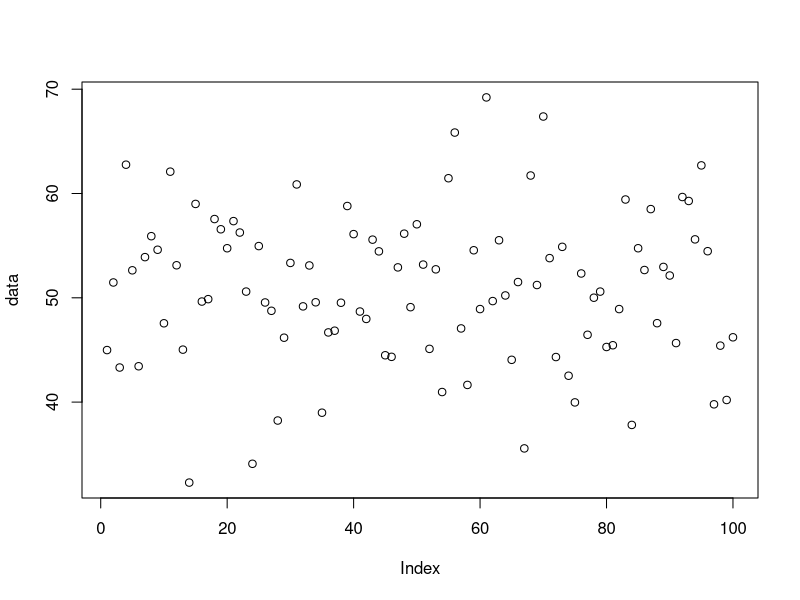
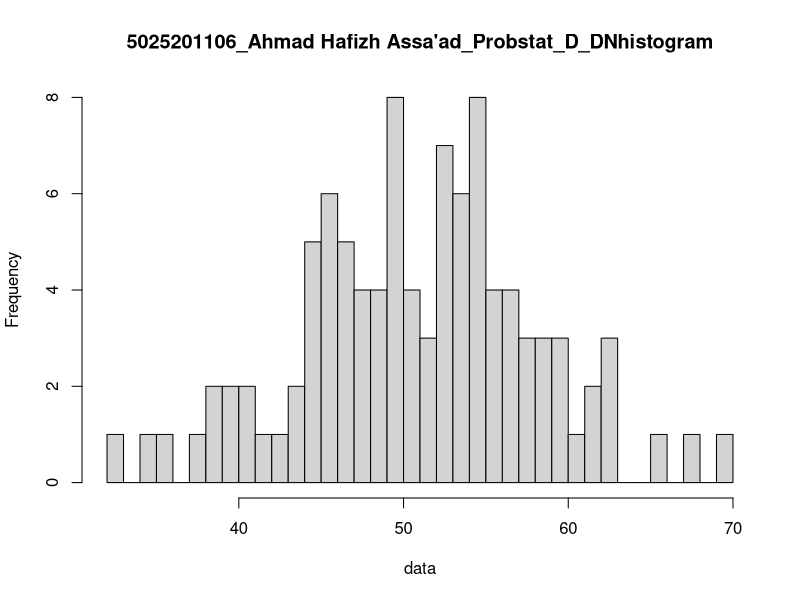

Recreate these plots in R, in order.
#Soal nomor 6
n = 100
mean = 50
sd = 8

#6.a
set.seed(1)
data <- rnorm(n, mean, sd)
data
summary(data)

x1 = runif(1, min = min(data), max = mean)
x2 = runif(1, min = mean, max = max(data))
x1
x2

probability1 <- pnorm(x1, mean, sd)
probability2 <- pnorm(x2, mean, sd)
probability1
probability2

probability <- probability2 - probability1
plot(data)

#6.b
hist(data, breaks = 50, main = "5025201106_Ahmad Hafizh Assa'ad_Probstat_D_DNhistogram")

#6.c
varian = (sd(data))^2
varian